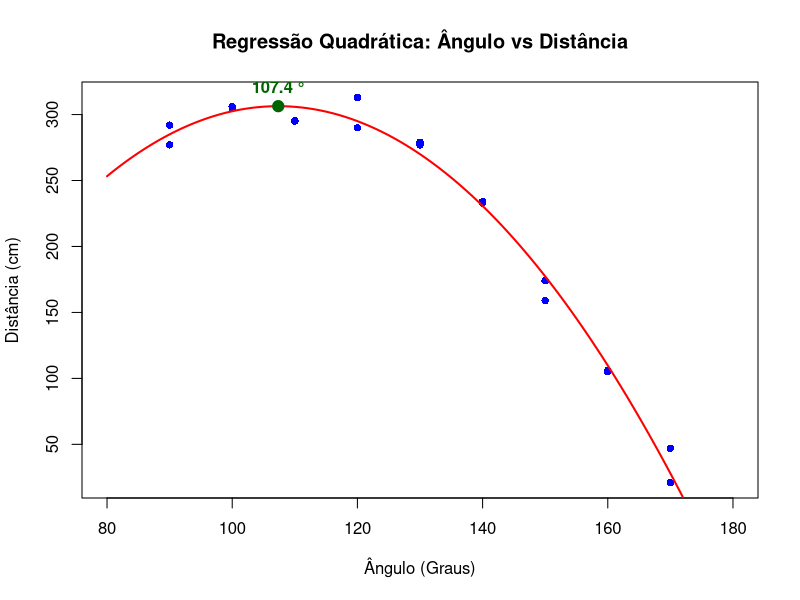

Write the R code that produced this figure.
## ---- chunk 1
# 1.  dados exatos
angulos     <- c(90, 90, 100, 100, 110, 110, 120, 120, 130, 130, 140, 140, 150, 150, 160, 160, 170, 170)
distancias  <- c(277, 292, 305, 306, 295.5, 295, 313, 290, 277, 279, 233, 234, 174, 159, 105, 106, 47, 21)

dados <- data.frame(Angulo = angulos, Distancia = distancias)

# 2. Ajustar o modelo de Regressão Polinomial (2º Grau)
# O I(Angulo^2) diz ao R para elevar o ângulo ao quadrado no modelo
modelo <- lm(Distancia ~ Angulo + I(Angulo^2), data = dados)

# Ver o resumo estatístico do modelo
summary(modelo)

# 3. Calcular matematicamente o ponto máximo (Vértice da Parábola)
# A fórmula do vértice é: Xv = -b / (2 * a)
b <- coef(modelo)[2] # Coeficiente do Angulo
a <- coef(modelo)[3] # Coeficiente do Angulo^2

angulo_maximo <- -b / (2 * a)
distancia_maxima_estimada <- predict(modelo, newdata = data.frame(Angulo = angulo_maximo))

# Exibir a resposta no console
cat("\n--- RESULTADO DA REGRESSÃO ---\n")
cat("O ângulo teórico para a maior distância é:", round(angulo_maximo, 2), "graus.\n")
cat("A distância máxima estimada para esse ângulo é:", round(distancia_maxima_estimada, 2), "cm.\n")

# 4. Plotar o gráfico com a curva de regressão
plot(dados$Angulo, dados$Distancia, 
     main = "Regressão Quadrática: Ângulo vs Distância",
     xlab = "Ângulo (Graus)", ylab = "Distância (cm)", 
     pch = 16, col = "blue", xlim = c(80, 180))

# Desenhar a linha do modelo
curve(coef(modelo)[1] + coef(modelo)[2]*x + coef(modelo)[3]*x^2, 
      add = TRUE, col = "red", lwd = 2)

# Marcar o ponto máximo no gráfico
points(angulo_maximo, distancia_maxima_estimada, col = "darkgreen", pch = 19, cex = 1.5)
text(angulo_maximo, distancia_maxima_estimada + 15, 
     labels = paste(round(angulo_maximo,1), "°"), col = "darkgreen", font = 2)
## ---- chunk 2
distancia <- c(10.2, 9.8, 10.5, 10.1, 9.9, 10.3)
distancia
